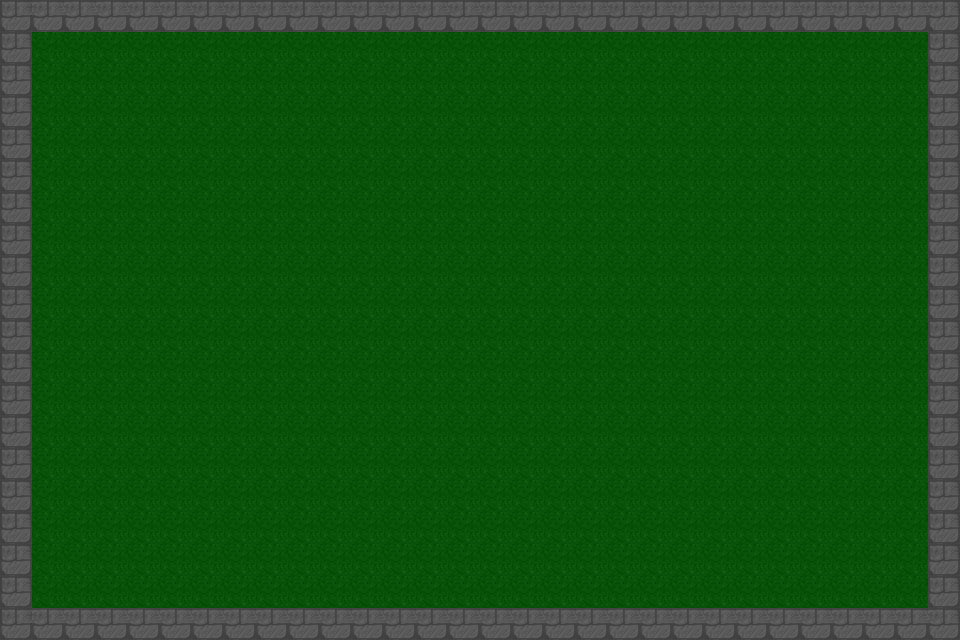

This is a level from a 2D game, rendered from its Tiled map with the project's own tilesets. A one-line summary and the complete map file follow:
An orthogonal 30x20 tile map with 32x32 px tiles, 1 tile layer (Tile layer 1), 2 tilesets and 15 objects.

<map version="1.10" tiledversion="1.11.2" orientation="orthogonal" renderorder="right-down" width="30" height="20" tilewidth="32" tileheight="32" infinite="0" nextlayerid="3" nextobjectid="1">
 <tileset firstgid="1" name="Town Tileset" tilewidth="32" tileheight="32" tilecount="64" columns="8">
  <image source="../../../tiles/World H Tileset.png" trans="ff00ff" width="256" height="256" />
  <tile id="4">
   <objectgroup draworder="index" id="2">
    <object id="1" x="0" y="0" width="32" height="32" />
   </objectgroup>
  </tile>
  <tile id="5">
   <objectgroup draworder="index" id="2">
    <object id="1" x="0" y="0" width="32" height="32" />
   </objectgroup>
  </tile>
  <tile id="6">
   <objectgroup draworder="index" id="2">
    <object id="1" x="0" y="0" width="32" height="32" />
   </objectgroup>
  </tile>
  <tile id="7">
   <objectgroup draworder="index" id="2">
    <object id="1" x="0" y="0" width="32" height="32" />
   </objectgroup>
  </tile>
  <tile id="8">
   <objectgroup draworder="index" id="2">
    <object id="1" x="0" y="0" width="32" height="32" />
   </objectgroup>
  </tile>
  <tile id="10">
   <objectgroup draworder="index" id="2">
    <object id="1" x="0" y="32" width="32" />
   </objectgroup>
  </tile>
  <tile id="11">
   <objectgroup draworder="index" id="2">
    <object id="1" x="0" y="32" width="32" />
    <object id="2" x="32" y="0" height="32" />
   </objectgroup>
  </tile>
  <tile id="12">
   <objectgroup draworder="index" id="2">
    <object id="1" x="32" y="0" height="32" />
   </objectgroup>
  </tile>
  <tile id="13">
   <objectgroup draworder="index" id="2">
    <object id="1" x="0" y="32" width="32" />
    <object id="2" x="0" y="32" width="32" />
    <object id="3" x="0" y="0" height="32" />
   </objectgroup>
  </tile>
  <tile id="14">
   <objectgroup draworder="index" id="2">
    <object id="1" x="0" y="0" height="32" />
   </objectgroup>
  </tile>
  <tile id="16">
   <objectgroup draworder="index" id="2">
    <object id="1" x="0" y="0" width="32" height="32" />
   </objectgroup>
  </tile>
  <tile id="24">
   <objectgroup draworder="index" id="2">
    <object id="1" x="0" y="0" width="32" height="32" />
   </objectgroup>
  </tile>
 </tileset>
 <tileset firstgid="65" name="Dungeon Crawler Tileset" tilewidth="32" tileheight="32" tilecount="100" columns="10">
  <image source="../../../tiles/Dungeon_Tile.png" width="320" height="320" />
 </tileset>
 <layer id="1" name="Tile layer 1" width="30" height="20">
  <data encoding="csv">
9,6,6,6,6,6,6,6,6,6,6,6,6,6,6,6,6,6,6,6,6,6,6,6,6,6,6,6,6,7,
8,2,2,2,2,2,2,2,2,2,2,2,2,2,2,2,2,2,2,2,2,2,2,2,2,2,2,2,2,8,
8,2,2,2,2,2,2,2,2,2,2,2,2,2,2,2,2,2,2,2,2,2,2,2,2,2,2,2,2,8,
8,2,2,2,2,2,2,2,2,2,2,2,2,2,2,2,2,2,2,2,2,2,2,2,2,2,2,2,2,8,
8,2,2,2,2,2,2,2,2,2,2,2,2,2,2,2,2,2,2,2,2,2,2,2,2,2,2,2,2,8,
8,2,2,2,2,2,2,2,2,2,2,2,2,2,2,2,2,2,2,2,2,2,2,2,2,2,2,2,2,8,
8,2,2,2,2,2,2,2,2,2,2,2,2,2,2,2,2,2,2,2,2,2,2,2,2,2,2,2,2,8,
8,2,2,2,2,2,2,2,2,2,2,2,2,2,2,2,2,2,2,2,2,2,2,2,2,2,2,2,2,8,
8,2,2,2,2,2,2,2,2,2,2,2,2,2,2,2,2,2,2,2,2,2,2,2,2,2,2,2,2,8,
8,2,2,2,2,2,2,2,2,2,2,2,2,2,2,2,2,2,2,2,2,2,2,2,2,2,2,2,2,8,
8,2,2,2,2,2,2,2,2,2,2,2,2,2,2,2,2,2,2,2,2,2,2,2,2,2,2,2,2,8,
8,2,2,2,2,2,2,2,2,2,2,2,2,2,2,2,2,2,2,2,2,2,2,2,2,2,2,2,2,8,
8,2,2,2,2,2,2,2,2,2,2,2,2,2,2,2,2,2,2,2,2,2,2,2,2,2,2,2,2,8,
8,2,2,2,2,2,2,2,2,2,2,2,2,2,2,2,2,2,2,2,2,2,2,2,2,2,2,2,2,8,
8,2,2,2,2,2,2,2,2,2,2,2,2,2,2,2,2,2,2,2,2,2,2,2,2,2,2,2,2,8,
8,2,2,2,2,2,2,2,2,2,2,2,2,2,2,2,2,2,2,2,2,2,2,2,2,2,2,2,2,8,
8,2,2,2,2,2,2,2,2,2,2,2,2,2,2,2,2,2,2,2,2,2,2,2,2,2,2,2,2,8,
8,2,2,2,2,2,2,2,2,2,2,2,2,2,2,2,2,2,2,2,2,2,2,2,2,2,2,2,2,8,
8,2,2,2,2,2,2,2,2,2,2,2,2,2,2,2,2,2,2,2,2,2,2,2,2,2,2,2,2,8,
9,6,6,6,6,6,6,6,6,6,6,6,6,6,6,6,6,6,6,6,6,6,6,6,6,6,6,6,6,7
</data>
 </layer>
</map>
